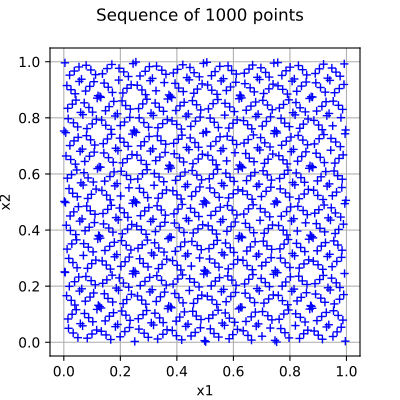

Source code (Python):
import openturns as ot
from matplotlib import pyplot as plt
from openturns.viewer import View

# Generate points with the given sequence
sequence = ot.FaureSequence(2)
sample = sequence.generate(1000)

# Create the graph
graph = ot.Graph("Sequence of 1000 points", "x1", "x2", True, "")
cloud = ot.Cloud(sample)
graph.add(cloud)

# Draw the graph
fig = plt.figure(figsize=(4, 4))
axis = fig.add_subplot(111)
View(graph, figure=fig, axes=[axis], add_legend=False)
axis.set_xlim(auto=True)
